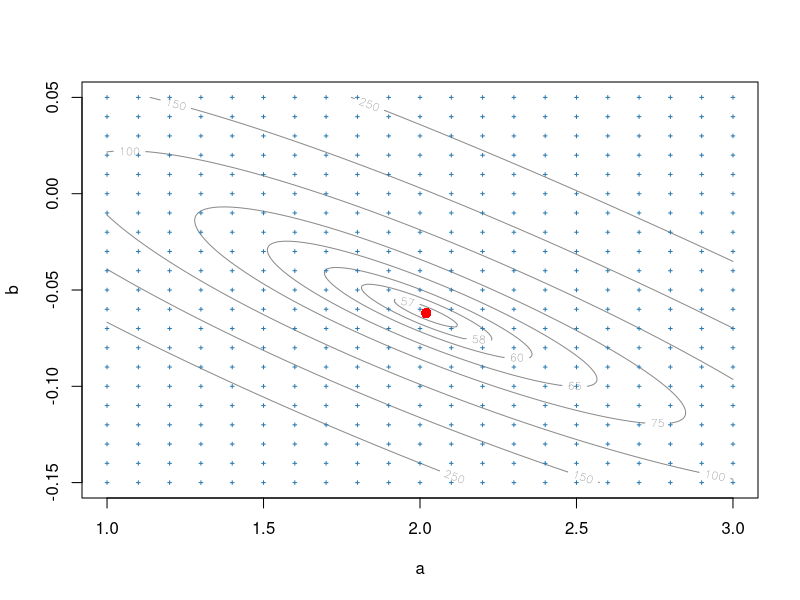
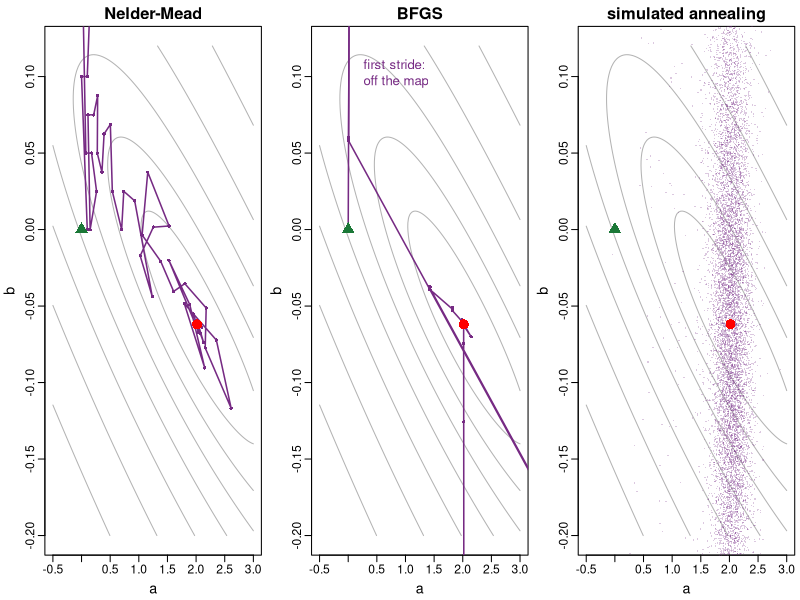
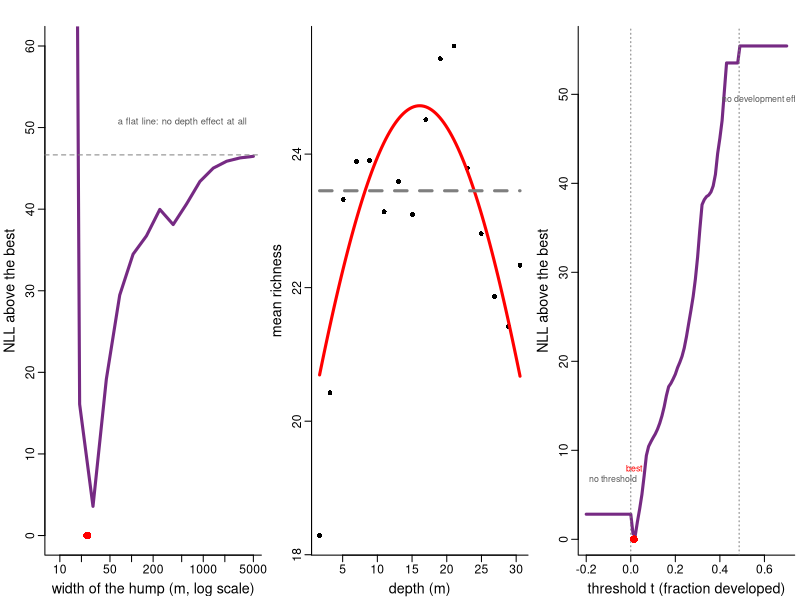

Write the R code that produced these figures, in order.
## ---- chunk 1
#| echo: false
knitr::knit_hooks$set(small_mar = function(before, options, envir) {
  if (before) par(mar = c(3.4, 3.4, 0.6, 0.6), mgp = c(2.1, 0.6, 0))
})
knitr::opts_chunk$set(small_mar = TRUE)

occ <- read.csv("../data/class_examples/bobwhite_occupancy.csv")

occ_nll <- function(p){
  prob <- plogis(p[1] + p[2] * occ$elapsed)
  -sum(dbinom(occ$n_occupied, size = occ$n_routes, prob = prob, log = TRUE))
}

# brute force
a_vec <- seq(1, 3, by = 0.01)
b_vec <- seq(-0.15, 0.05, by = 0.001)
grid <- expand.grid(a = a_vec, b = b_vec)
t_grid <- system.time({
  grid$nll <- NA
  for (i in 1:nrow(grid)) {
    grid$nll[i] <- occ_nll(c(grid$a[i], grid$b[i]))
  }
})[["elapsed"]]
best_grid <- grid[which.min(grid$nll), ]
per_eval <- t_grid / nrow(grid)

fit_nm   <- optim(c(0, 0), occ_nll)
fit_bfgs <- optim(c(0, 0), occ_nll, method = "BFGS")
fit_cg   <- optim(c(0, 0), occ_nll, method = "CG")
set.seed(1)
fit_sa1  <- optim(c(0, 0), occ_nll, method = "SANN")
set.seed(2026)
fit_sa2  <- optim(c(0, 0), occ_nll, method = "SANN")
t_opt <- system.time(for (r in 1:100) optim(c(0, 0), occ_nll))[["elapsed"]] / 100

# record every point each method tries, for the path figure
trace_fit <- function(method, seed = NULL){
  pts <- list()
  f <- function(p){
    pts[[length(pts) + 1]] <<- p
    occ_nll(p)
  }
  if (!is.null(seed)) { set.seed(seed) }
  optim(c(0, 0), f, method = method)
  do.call(rbind, pts)
}
path_nm   <- trace_fit("Nelder-Mead")
path_bfgs <- trace_fit("BFGS")
path_sa   <- trace_fit("SANN", seed = 1)

# the reef hump: multi-start, the profile over width, and the plateau
reef <- read.csv("../data/class_examples/reef_surveys.csv")
reef_nll <- function(p){
  mu <- exp(p[1]) * exp(-(reef$depth - p[2])^2 / (2 * exp(p[3])^2))
  -sum(dnbinom(reef$richness, mu = mu, size = exp(p[4]), log = TRUE))
}
reef_start <- function(){
  c(log(runif(1, 5, 50)), runif(1, 0, 30), log(runif(1, 1, 50)), log(runif(1, 1, 20)))
}
set.seed(19)
reef_ms <- NULL
for (i in 1:10) {
  fit <- optim(reef_start(), reef_nll)
  reef_ms <- rbind(reef_ms, c(peak = exp(fit$par[1]), depth = fit$par[2],
                              width = exp(fit$par[3]), nll = fit$value,
                              convergence = fit$convergence))
}
reef_best <- optim(c(log(20), 15, log(10), log(5)), reef_nll)
reef_hits <- sum(reef_ms[, "nll"] < reef_best$value + 0.1)

# the same ten random starts on the two-parameter occupancy model
set.seed(19)
occ_ends <- replicate(10, optim(c(runif(1, -5, 5), runif(1, -1, 1)), occ_nll)$value)
occ_hits <- sum(occ_ends < fit_bfgs$value + 0.01)

# profile over width, each fit starting from the previous one's answer
reef_widths <- exp(seq(log(8), log(5000), length.out = 16))
reef_prof <- numeric(length(reef_widths))
q <- reef_best$par[-3]
for (k in seq_along(reef_widths)) {
  pf <- optim(q, function(qq){ reef_nll(c(qq[1], qq[2], log(reef_widths[k]), qq[3])) })
  q <- pf$par
  reef_prof[k] <- pf$value - reef_best$value
}
reef_flat <- optim(c(log(23), log(5)), function(q){
  -sum(dnbinom(reef$richness, mu = exp(q[1]), size = exp(q[2]), log = TRUE))
})
reef_flat_gap <- reef_flat$value - reef_best$value
reef_bins <- cut(reef$depth, breaks = seq(0, 32, by = 2))
reef_bin_depth <- tapply(reef$depth, reef_bins, mean)
reef_bin_rich <- tapply(reef$richness, reef_bins, mean)

# simulating from the occupancy fit
p_fit <- plogis(fit_bfgs$par[1] + fit_bfgs$par[2] * occ$elapsed)
set.seed(1)
fake <- replicate(1000, rbinom(nrow(occ), size = occ$n_routes, prob = p_fit) / occ$n_routes)
occ_lower <- apply(fake, 1, quantile, 0.025)
occ_upper <- apply(fake, 1, quantile, 0.975)
occ_obs <- occ$n_occupied / occ$n_routes
occ_inside <- sum(occ_obs >= occ_lower & occ_obs <= occ_upper)

# the challenge: a threshold in development
counts_ch <- read.csv("../data/class_examples/bobwhite_counts.csv")
threshold_nll <- function(p){
  mu <- exp(p[1] + p[2] * pmax(0, counts_ch$frac_built - p[3]))
  -sum(dnbinom(counts_ch$count, mu = mu, size = exp(p[4]), log = TRUE))
}
ch_first <- optim(c(2, -1, 0.3, 0), threshold_nll)
ch_lbfgsb <- optim(c(2, -1, 0.3, 0), threshold_nll, method = "L-BFGS-B",
                   lower = c(-Inf, -Inf, 0, -Inf), upper = c(Inf, Inf, 0.48, Inf))
ch_tgrid <- seq(-0.2, 0.7, by = 0.01)
ch_prof <- numeric(length(ch_tgrid))
q <- c(2.5, -3, 0.4)
for (k in seq_along(ch_tgrid)) {
  pf <- optim(q, function(qq){ threshold_nll(c(qq[1], qq[2], ch_tgrid[k], qq[3])) })
  q <- pf$par
  ch_prof[k] <- pf$value
}
t_best <- ch_tgrid[which.min(ch_prof)]
ch_best <- optim(c(2.5, -3.4, t_best, 0.4), threshold_nll)
ch_flat <- optim(c(2.5, 0.4), function(q){
  -sum(dnbinom(counts_ch$count, mu = exp(q[1]), size = exp(q[2]), log = TRUE))
})$value
set.seed(2)
ch_ms <- replicate(20, optim(c(runif(1, 0, 4), runif(1, -10, 0), runif(1, 0, 0.45),
                               runif(1, -1, 2)), threshold_nll)$value)

fmt_time <- function(sec){
  if (sec < 60) { return(paste(signif(sec, 2), "seconds")) }
  if (sec < 3600) { return(paste(round(sec / 60), "minutes")) }
  if (sec < 86400) { return(paste(round(sec / 3600, 1), "hours")) }
  if (sec < 86400 * 365) { return(paste(round(sec / 86400), "days")) }
  paste(round(sec / 86400 / 365, 1), "years")
}
## ---- chunk 2
#| echo: false
#| fig-height: 3.0
#| fig-width: 7.4
z <- matrix(grid$nll, nrow = length(a_vec))
contour(a_vec, b_vec, z, levels = c(57, 58, 60, 65, 75, 100, 150, 250),
        xlab = "a", ylab = "b", col = "grey55", labcex = 0.7)
gs <- expand.grid(a = seq(1, 3, by = 0.1), b = seq(-0.15, 0.05, by = 0.01))
points(gs$a, gs$b, pch = 3, cex = 0.35, col = "#2a7ab0")
points(best_grid$a, best_grid$b, pch = 16, cex = 1.4, col = "red")
## ---- chunk 3
#| echo: false
#| fig-height: 3.4
#| fig-width: 9
par(mfrow = c(1, 3), mar = c(3.4, 3.4, 2, 0.4), mgp = c(2.1, 0.6, 0),
    cex.axis = 1.1, cex.lab = 1.3, cex.main = 1.5)
a2 <- seq(-0.5, 3, length.out = 120)
b2 <- seq(-0.2, 0.12, length.out = 120)
z2 <- outer(a2, b2, Vectorize(function(a, b){ occ_nll(c(a, b)) }))
paths <- list("Nelder-Mead" = path_nm, "BFGS" = path_bfgs,
              "simulated annealing" = path_sa)
for (nm in names(paths)) {
  contour(a2, b2, log(z2), nlevels = 14, drawlabels = FALSE, col = "grey70",
          xlab = "a", ylab = "b", main = nm)
  pth <- paths[[nm]]
  if (nm == "simulated annealing") {
    points(pth[, 1], pth[, 2], pch = 16, cex = 0.3,
           col = adjustcolor("#762a83", 0.25))
  } else {
    lines(pth[, 1], pth[, 2], col = "#762a83", lwd = 1.5)
    points(pth[, 1], pth[, 2], pch = 16, cex = 0.7, col = "#762a83")
  }
  if (nm == "BFGS") {
    text(0.15, 0.1, "first stride:
off the map", pos = 4, cex = 1.2,
         col = "#762a83")
  }
  points(0, 0, pch = 17, cex = 2, col = "#1b7837")
  points(fit_bfgs$par[1], fit_bfgs$par[2], pch = 16, cex = 2, col = "red")
}
## ---- chunk 4
#| echo: false
#| fig-height: 2.9
#| fig-width: 7.4
plot(reef_widths, reef_prof, type = "l", lwd = 3, col = "#762a83", log = "x",
     xlab = "width of the hump (m, log scale)", ylab = "NLL above the best",
     bty = "l", ylim = c(0, 60))
abline(h = reef_flat_gap, lty = 2, col = "grey50")
text(max(reef_widths), reef_flat_gap + 4, "a flat line: no depth effect at all",
     pos = 2, cex = 0.85, col = "grey35")
points(exp(reef_best$par[3]), 0, pch = 16, cex = 1.6, col = "red")
## ---- chunk 5
#| echo: false
knitr::kable(as.data.frame(round(reef_ms[order(reef_ms[, "nll"]), ], 1)),
             row.names = FALSE)
## ---- chunk 6
#| echo: false
#| fig-height: 2.3
#| fig-width: 7
plot(reef_bin_depth, reef_bin_rich, pch = 16, xlab = "depth (m)",
     ylab = "mean richness", bty = "l")
hump_draw <- function(d, row){
  reef_ms[row, "peak"] * exp(-(d - reef_ms[row, "depth"])^2 / (2 * reef_ms[row, "width"]^2))
}
curve(hump_draw(x, which.min(reef_ms[, "nll"])), add = TRUE, col = "red", lwd = 3)
curve(hump_draw(x, which.max(reef_ms[, "nll"])), add = TRUE, col = "grey50",
      lwd = 3, lty = 2)
## ---- chunk 7
#| echo: false
#| fig-height: 2.2
#| fig-width: 7.6
plot(ch_tgrid, ch_prof - ch_best$value, type = "l", lwd = 3, col = "#762a83",
     xlab = "threshold t (fraction developed)", ylab = "NLL above the best",
     bty = "l")
abline(v = range(counts_ch$frac_built), lty = 3, col = "grey50")
text(-0.08, ch_first$value - ch_best$value + 4, "no threshold", cex = 0.8, col = "grey35")
text(0.6, ch_flat - ch_best$value - 6, "no development effect", cex = 0.8, col = "grey35")
points(ch_best$par[3], 0, pch = 16, cex = 1.6, col = "red")
text(ch_best$par[3], 8, "best", cex = 0.8, col = "red")
